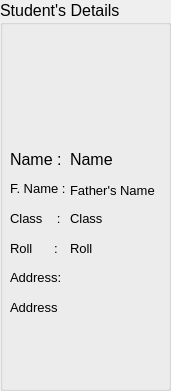
   <widget class="QGroupBox" name="gbStudentsDetails">
    <property name="geometry">
     <rect>
      <x>40</x>
      <y>130</y>
      <width>171</width>
      <height>391</height>
     </rect>
    </property>
    <property name="font">
     <font>
      <pointsize>12</pointsize>
     </font>
    </property>
    <property name="title">
     <string>Student's Details</string>
    </property>
    <property name="flat">
     <bool>false</bool>
    </property>
    <widget class="QLabel" name="lRoll">
     <property name="geometry">
      <rect>
       <x>10</x>
       <y>240</y>
       <width>61</width>
       <height>16</height>
      </rect>
     </property>
     <property name="font">
      <font>
       <pointsize>10</pointsize>
      </font>
     </property>
     <property name="text">
      <string>Roll      :</string>
     </property>
    </widget>
    <widget class="QLabel" name="lName">
     <property name="geometry">
      <rect>
       <x>10</x>
       <y>150</y>
       <width>61</width>
       <height>19</height>
      </rect>
     </property>
     <property name="font">
      <font>
       <pointsize>12</pointsize>
      </font>
     </property>
     <property name="text">
      <string>Name :</string>
     </property>
    </widget>
    <widget class="QLabel" name="lAddress">
     <property name="geometry">
      <rect>
       <x>10</x>
       <y>270</y>
       <width>101</width>
       <height>16</height>
      </rect>
     </property>
     <property name="font">
      <font>
       <pointsize>10</pointsize>
      </font>
     </property>
     <property name="text">
      <string>Address:</string>
     </property>
     <property name="alignment">
      <set>Qt::AlignLeading|Qt::AlignLeft|Qt::AlignTop</set>
     </property>
    </widget>
    <widget class="QLabel" name="lFName">
     <property name="geometry">
      <rect>
       <x>10</x>
       <y>180</y>
       <width>91</width>
       <height>16</height>
      </rect>
     </property>
     <property name="font">
      <font>
       <pointsize>10</pointsize>
      </font>
     </property>
     <property name="text">
      <string>F. Name :</string>
     </property>
    </widget>
    <widget class="QLabel" name="lClass">
     <property name="geometry">
      <rect>
       <x>10</x>
       <y>210</y>
       <width>61</width>
       <height>16</height>
      </rect>
     </property>
     <property name="font">
      <font>
       <pointsize>10</pointsize>
      </font>
     </property>
     <property name="text">
      <string>Class    :</string>
     </property>
    </widget>
    <widget class="QLabel" name="lNameLabel">
     <property name="geometry">
      <rect>
       <x>70</x>
       <y>150</y>
       <width>61</width>
       <height>19</height>
      </rect>
     </property>
     <property name="font">
      <font>
       <pointsize>12</pointsize>
      </font>
     </property>
     <property name="text">
      <string>Name </string>
     </property>
    </widget>
    <widget class="QLabel" name="lClassLabel">
     <property name="geometry">
      <rect>
       <x>70</x>
       <y>210</y>
       <width>91</width>
       <height>16</height>
      </rect>
     </property>
     <property name="font">
      <font>
       <pointsize>10</pointsize>
      </font>
     </property>
     <property name="text">
      <string>Class</string>
     </property>
    </widget>
    <widget class="QLabel" name="lRollLabel">
     <property name="geometry">
      <rect>
       <x>70</x>
       <y>240</y>
       <width>61</width>
       <height>16</height>
      </rect>
     </property>
     <property name="font">
      <font>
       <pointsize>10</pointsize>
      </font>
     </property>
     <property name="text">
      <string>Roll</string>
     </property>
    </widget>
    <widget class="QLabel" name="lFNameLabel">
     <property name="geometry">
      <rect>
       <x>70</x>
       <y>180</y>
       <width>231</width>
       <height>20</height>
      </rect>
     </property>
     <property name="font">
      <font>
       <pointsize>10</pointsize>
      </font>
     </property>
     <property name="text">
      <string>Father's Name </string>
     </property>
    </widget>
    <widget class="QLabel" name="lAddressLabel">
     <property name="geometry">
      <rect>
       <x>10</x>
       <y>300</y>
       <width>151</width>
       <height>81</height>
      </rect>
     </property>
     <property name="font">
      <font>
       <pointsize>10</pointsize>
      </font>
     </property>
     <property name="text">
      <string>Address </string>
     </property>
     <property name="scaledContents">
      <bool>true</bool>
     </property>
     <property name="alignment">
      <set>Qt::AlignLeading|Qt::AlignLeft|Qt::AlignTop</set>
     </property>
     <property name="wordWrap">
      <bool>true</bool>
     </property>
    </widget>
    <widget class="QLabel" name="lPhoto">
     <property name="geometry">
      <rect>
       <x>40</x>
       <y>30</y>
       <width>91</width>
       <height>101</height>
      </rect>
     </property>
     <property name="text">
      <string/>
     </property>
     <property name="scaledContents">
      <bool>true</bool>
     </property>
     <property name="alignment">
      <set>Qt::AlignCenter</set>
     </property>
    </widget>
   </widget>
